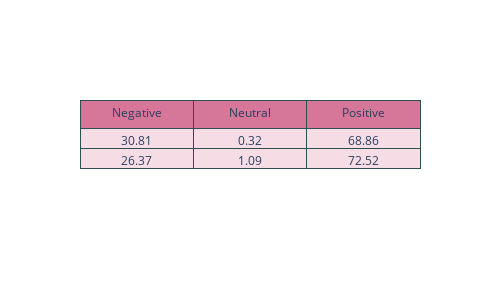

The cell this chart's notebook holds for it:
### Code cell
fig = go.Figure(data=[go.Table(header=dict(values=["Negative","Neutral","Positive"],line_color='darkslategray',
                fill_color='#d67698'),
                 cells=dict(values=[[30.81,26.37], [0.32,1.09],[68.86,72.52]],line_color='darkslategray',
               fill_color='#f5dce5'),)
                     ])
fig.update_layout(width=500, height=300)
fig.show()

### Figure 1 — Plotly figure (JSON) as saved in the notebook; plotly's stock layout.template omitted (floating-point values rounded to 4 significant figures)
{"data": [{"cells": {"fill": {"color": "#f5dce5"}, "line": {"color": "darkslategray"}, "values": [[30.81, 26.37], [0.32, 1.09], [68.86, 72.52]]}, "header": {"fill": {"color": "#d67698"}, "line": {"color": "darkslategray"}, "values": ["Negative", "Neutral", "Positive"]}, "type": "table"}], "layout": {"height": 300, "width": 500}}
